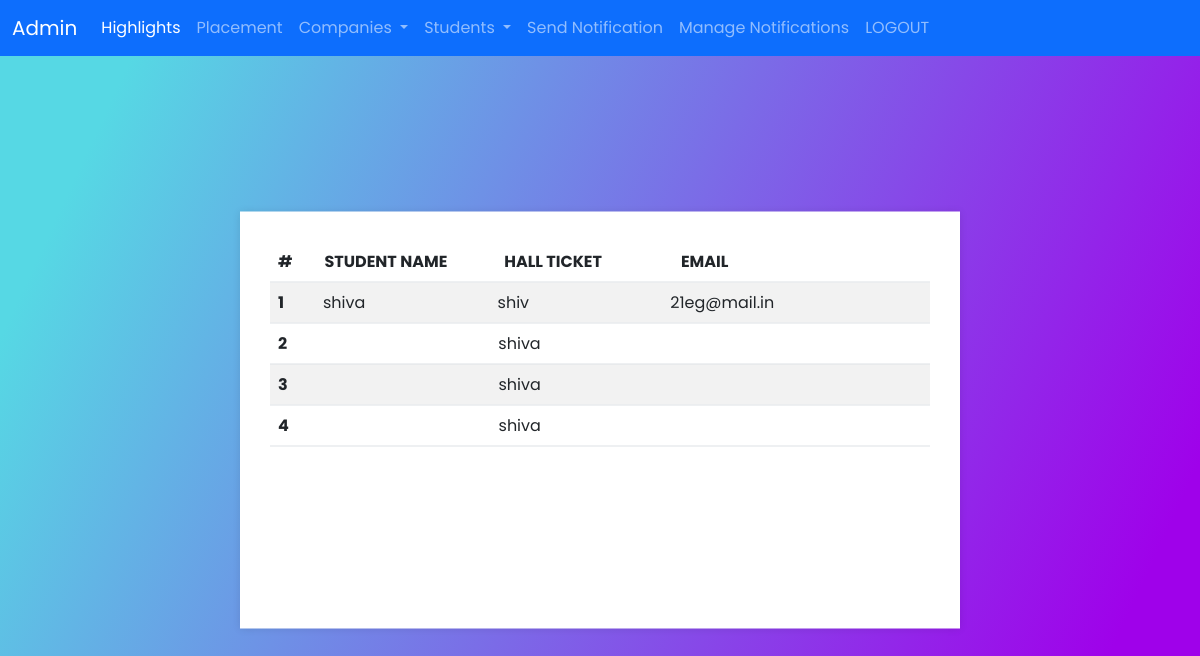
The app's page /a/view/2 (signed in) with its own data.
### app/models.py (models this page shows, shortened)
class Placement(models.Model):
    company=models.ForeignKey(Companies,on_delete=models.CASCADE)
    student=models.ForeignKey(User,on_delete=models.CASCADE)

### app/views.py (the view)
# urls.py: path('a/view/<int:id>',view),
@user_passes_test(lambda u:u.is_superuser)
def view(r,id):
    com=Companies.objects.get(id=id)
    stud=com.placement_set.all()
    return render(r,'admin/view.html',{'students':stud})

### templates/admin/view.html (shortened to what this page needs)
{%extends 'admin/home.html'%}
{%block main%}
{%load static%}
<!DOCTYPE html>
<html lang="en" dir="ltr">
    <head>
        <link rel="stylesheet" href="{%static 'css/style.css'%}" />
    </head>
    <body>
        <div class="center">
            <div class="container">
                <table class="table table-striped">
                    <thead>
                      <tr>
                        <th scope="col" width="50px">#</th>
                        <th scope="col" width="200px">STUDENT NAME</th>
                        <th scope="col" width="200px">HALL TICKET</th>
                        <th scope="col" width="300px">EMAIL</th>
                      </tr>
                    </thead>
                    <tbody class="aa">
                        {%for i in students%}
                      <tr>
                        <th scope="row" width="50px">{{forloop.counter}}</th>
                        <td width="200px">{{i.student.first_name}}</td>
                        <td width="200px">{{i.student.username}}</td>
                        <td width="300px">{{i.student.email}}</td>
                      </tr>
                      {%endfor%}
                    </tbody>
                  </table>
            </div>
        </div>
    </body>
</html>
  {%endblock%}

### static/css/style.css (style rules this page uses)
* { margin: 0; padding: 0; outline: none; box-sizing: border-box; font-family: "Poppins", sans-serif; }
body { height: 100vh; width: 100%; background: linear-gradient(115deg, #56d8e4 10%, #9f01ea 90%); }
.show-btn, .container { position: absolute; top: 50%; left: 50%; transform: translate(-50%, -50%); }
.container { margin-top:20px; background: #fff; width: 60%; padding: 30px; box-shadow: 0 0 8px rgba(0, 0, 0, 0.1); }
.aa { display: block; height: 300px; overflow-y: auto; float: left; }
tr { display: block; }

### records on screen
Placement: student.first_name "shiva", student.username "shiv", student.email "21eg@mail.in"
Placement: student.username "shiva"
Placement: student.username "shiva"
Placement: student.username "shiva"
